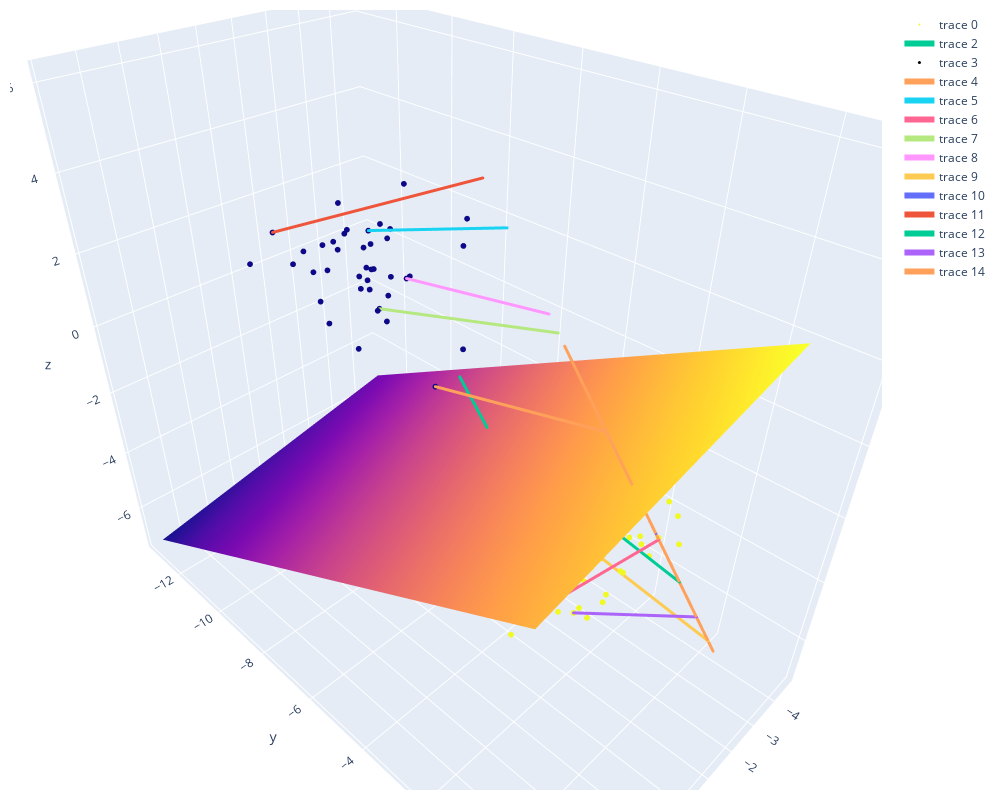

This figure's notebook cell:
### Code cell
X, y = make_blobs(n_samples=80, centers=2, random_state=2, n_features=3)
model = svm.LinearSVC(C=1, max_iter=10000).fit(X, y)
decision_plane = Plane(*model.coef_[0], model.intercept_[0])

with ThreeDFigure() as fig:
    fig.add_markers(X, color=y) #samples
    xx, yy = make_meshgrid(X, margin=1)
    fig.add_surface(xx, yy, decision_plane.z) #decision hyperplane
    fig.add_line(X.mean(axis=0)-decision_plane.normal, X.mean(axis=0)+decision_plane.normal) #orthogonal of decision hyperplane through mean of points
    fig.add_markers([0,0,0], size=3) #coordinate center
    
    fig.add_line(-decision_plane.normal*5, decision_plane.normal*5) #orthogonal of decision hyperplane through [0,0,0]
    fig.add_sample_projections(X, decision_plane.normal) #orthogonal lines from the samples onto the decision hyperplane orthogonal

### Figure 1 — Plotly figure (JSON) as saved in the notebook; plotly's stock layout.template omitted (floating-point values rounded to 4 significant figures; data arrays with more than 128 entries replaced by an {"elided": "..."} marker saying what was removed)
{"data": [{"marker": {"color": [1, 1, 1, 0, 0, 1, 1, 0, 1, 1, 0, 0, 1, 1, 1, 0, 0, 0, 1, 0, 1, 0, 0, 1, 1, 0, 0, 0, 1, 0, 0, 1, 1, 1, 1, 1, 1, 0, 1, 1, 1, 0, 0, 0, 0, 0, 1, 0, 1, 1, 1, 0, 1, 1, 0, 0, 0, 1, 0, 0, 0, 1, 1, 1, 0, 1, 0, 0, 0, 0, 0, 0, 1, 1, 0, 0, 0, 1, 1, 1], "line": {"width": 0}, "size": 2}, "mode": "markers", "type": "scatter3d", "x": [0.04201, -2.134, -2.644, -1.84, -1.616, -1.608, -1.723, -0.7717, -0.6713, -1.598, -1.876, 1.305, -0.5587, -0.5371, -2.428, -2.189, -1.239, -1.549, -1.658, -0.7772, -0.2077, -2.209, -2.109, -0.318, -1.762, -1.699, -0.8996, 0.1266, -3.279, -0.5448, -1.999, -0.692, -0.2605, -1.72, -0.5416, -3.144, 1.986, -0.7782, -2.354, 0.5324, -0.7956, -1.958, -0.8466, -0.9541, -1.167, -1.619, 2.815, -2.468, -2.611, -2.632, -0.2737, -0.8563, 0.5109, -3.363, -3.624, -0.8982, -1.684, -0.1757, -0.585, -2.302, -0.06222, -0.7792, -1.741, -1.847, -1.662, -3.058, -1.437, 0.3044, -3.148, -2.028, -2.413, -1.556, -1.172, -1.545, -1.357, -1.661, -0.7377, -2.747, -0.424, -2.317], "y": [-1.29, -1.905, -2.291, -10.38, -8.87, -2.186, -0.8964, -9.265, -0.6319, -1.752, -9.501, -7.646, -2.654, -1.351, -2.3, -8.93, -10.6, -7.25, -2.469, -10.73, -0.6905, -6.931, -9.394, -1.401, -2.847, -9.614, -9.699, -11.22, -1.228, -10.13, -10.06, -1.589, -1.922, -1.741, -2.586, -1.262, -0.6218, -10.33, -1.001, -3.307, -1.466, -10.92, -8.203, -11.52, -9.111, -9.718, -0.7715, -10.9, -3.618, -0.4599, -3.075, -8.682, -1.412, -0.9825, -8.32, -8.915, -10.87, -1.867, -11.51, -9.049, -9.943, -0.7632, -2.848, -1.293, -9.415, -1.707, -9.225, -12.14, -7.75, -9.472, -9.048, -9.998, -2.439, -3.139, -8.657, -9.857, -9.795, -1.931, -2.68, -2.041], "z": [-3.848, -1.249, -3.153, 0.4023, 1.041, -2.244, -2.696, -0.8654, -2.635, -2.844, 2.168, 1.434, -3.502, -2.896, -4.615, 3.285, 1.532, -1.442, -2.997, -0.0647, -3.003, -0.4799, 1.994, -4.056, -3.268, 0.9537, 2.167, 2.034, -2.619, 1.836, 0.6682, -3.622, -4.544, -1.892, -2.284, -3.709, -1.601, 0.9933, -3.577, -3.47, -4.812, 1.518, 0.3586, 1.04, 2.353, 0.3556, -1.862, 0.8398, -3.476, -3.023, -2.547, 2.256, -2.84, -2.97, 1.379, 1.197, 2.36, -1.651, 0.8038, 0.6697, 1.344, -2.763, -2.455, -2.841, -0.1055, -3.891, 0.004471, 0.9018, 2.461, 0.1151, 0.6892, 0.2947, -3.333, -5.476, 2.241, 0.9188, 1.764, -3.034, -2.729, -5.899]}, {"showlegend": false, "showscale": false, "type": "surface", "x": {"elided": "30x30 float values"}, "y": {"elided": "30x30 float values"}, "z": {"elided": "30x30 float values"}}, {"line": {"width": 6}, "marker": {"size": 1}, "type": "scatter3d", "x": [-1.178, -1.443], "y": [-6.039, -5.361], "z": [-0.3927, -1.67]}, {"marker": {"color": "black", "line": {"width": 0}, "size": 3}, "mode": "markers", "type": "scatter3d", "x": [0], "y": [0], "z": [0]}, {"line": {"width": 6}, "marker": {"size": 1}, "type": "scatter3d", "x": [0.6621, -0.6621], "y": [-1.693, 1.693], "z": [3.193, -3.193]}, {"line": {"width": 6}, "marker": {"size": 1}, "type": "scatter3d", "x": [-1.167, 1.087], "y": [-9.111, -2.78], "z": [2.353, 5.243]}, {"line": {"width": 6}, "marker": {"size": 1}, "type": "scatter3d", "x": [1.986, -0.1345], "y": [-0.6218, 0.3441], "z": [-1.601, -0.6488]}, {"line": {"width": 6}, "marker": {"size": 1}, "type": "scatter3d", "x": [-1.662, 0.7113], "y": [-9.415, -1.819], "z": [-0.1055, 3.431]}, {"line": {"width": 6}, "marker": {"size": 1}, "type": "scatter3d", "x": [-2.302, 0.7815], "y": [-9.049, -1.999], "z": [0.6697, 3.769]}, {"line": {"width": 6}, "marker": {"size": 1}, "type": "scatter3d", "x": [-2.428, -0.6104], "y": [-2.3, 1.561], "z": [-4.615, -2.944]}, {"line": {"width": 6}, "marker": {"size": 1}, "type": "scatter3d", "x": [-2.134, -0.1066], "y": [-1.905, 0.2727], "z": [-1.249, -0.5142]}, {"line": {"width": 6}, "marker": {"size": 1}, "type": "scatter3d", "x": [0.1266, 1.254], "y": [-11.22, -3.208], "z": [2.034, 6.049]}, {"line": {"width": 6}, "marker": {"size": 1}, "type": "scatter3d", "x": [-2.611, -0.3285], "y": [-3.618, 0.8403], "z": [-3.476, -1.584]}, {"line": {"width": 6}, "marker": {"size": 1}, "type": "scatter3d", "x": [0.04201, -0.494], "y": [-1.29, 1.263], "z": [-3.848, -2.382]}, {"line": {"width": 6}, "marker": {"size": 1}, "type": "scatter3d", "x": [-1.549, 0.326], "y": [-7.25, -0.8338], "z": [-1.442, 1.572]}], "layout": {"autosize": true, "height": 800, "margin": {"b": 10, "l": 10, "pad": 4, "r": 10, "t": 10}, "paper_bgcolor": "White", "scene": {"aspectmode": "data", "aspectratio": {"x": 0.7149, "y": 1.257, "z": 1.113}, "camera": {"eye": {"x": 1, "y": 1, "z": 1}}}, "width": 1000}}
